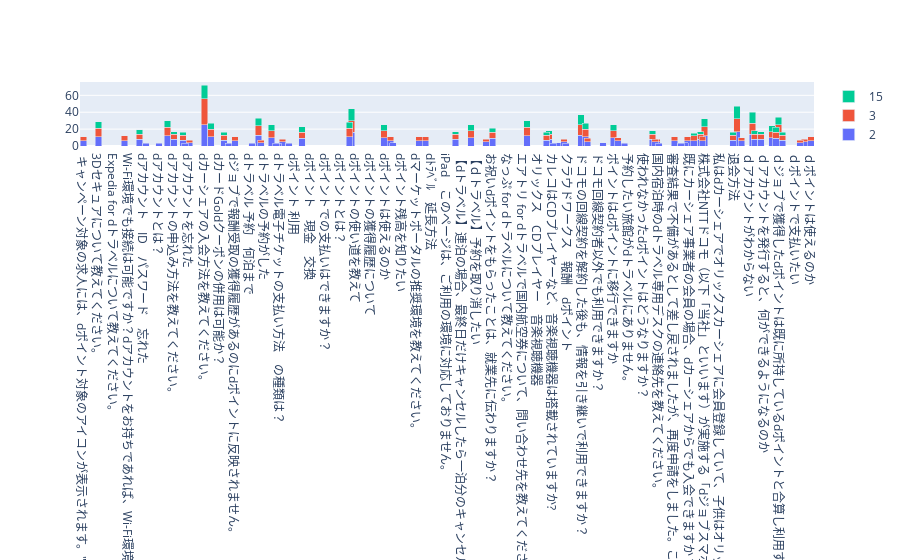

Notebook source saved alongside this figure:
### Code cell
x=list(set([i for j in collector for i in j]))
flag = 1
i = 0 
fig = go.Figure()
for items in record_top3:
    sn = []
    for s, c in Counter(collector[i]).most_common():
        if c > 2:
            sn.append((s, c))
        
    if flag:
        fig.add_trace(go.Bar(x=x, y=[j for i, j in sn], name=items, width=3, ))
        flag = 0
    else:
        fig.add_trace(go.Bar(x=x, y=[j for i, j in sn], name=items, width=3,))
    i += 1
fig.update_layout(barmode='stack', xaxis={'categoryorder':'category ascending'})
fig.show()

### Figure 1 — Plotly figure (JSON) as saved in the notebook; plotly's stock layout.template omitted (floating-point values rounded to 4 significant figures; data arrays with more than 128 entries replaced by an {"elided": "..."} marker saying what was removed)
{"data": [{"name": "2", "type": "bar", "width": 3, "x": {"elided": "340 str values"}, "y": [25, 17, 16, 14, 13, 13, 13, 12, 12, 12, 11, 11, 11, 11, 10, 10, 10, 10, 10, 9, 9, 9, 8, 8, 8, 8, 8, 8, 8, 8, 7, 7, 7, 7, 7, 6, 6, 6, 6, 6, 6, 6, 6, 6, 6, 6, 6, 6, 5, 5, 5, 5, 5, 5, 5, 4, 4, 4, 4, 4, 4, 4, 3, 3, 3, 3, 3, 3, 3, 3, 3, 3, 3, 3, 3]}, {"name": "3", "type": "bar", "width": 3, "x": {"elided": "340 str values"}, "y": [31, 15, 14, 13, 12, 12, 11, 11, 10, 10, 10, 10, 9, 9, 8, 8, 8, 8, 7, 7, 7, 7, 6, 6, 6, 6, 6, 6, 6, 6, 6, 6, 6, 6, 6, 6, 6, 5, 5, 5, 5, 5, 5, 5, 5, 5, 4, 4, 4, 3, 3, 3, 3, 3, 3, 3, 3, 3]}, {"name": "15", "type": "bar", "width": 3, "x": {"elided": "340 str values"}, "y": [16, 15, 14, 13, 12, 9, 9, 9, 8, 8, 8, 7, 7, 7, 7, 7, 7, 7, 7, 7, 6, 5, 5, 4, 4, 4, 3, 3, 3, 3, 3, 3, 3, 3, 3, 3]}], "layout": {"barmode": "stack", "xaxis": {"categoryorder": "category ascending"}}}
